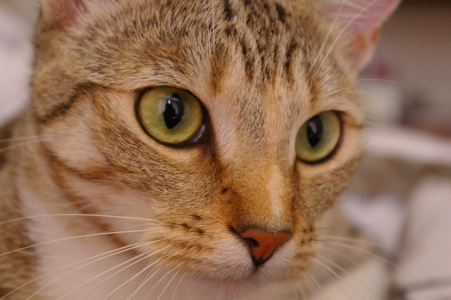
#> input picture skimage.data.chelsea(), 451 x 300 px
$ jupyter execute --allow-errors 'AFS Studying.ipynb'   (shell and % lines are left out)
#> lines starting #> are read from the running program, lines starting #| are printed output that depends on the picture; after the words box and inside, x2 and y2 are one past the last pixel; in counts of white or black regions, pixels touching at a corner belong together
In Python, images are just numpy arrays

# Computer Vision

[cell 1]
import numpy as np
import matplotlib.pyplot as plt

random_image = np.random.random([500,500])
plt.imshow(random_image, cmap = 'gray')
plt.colorbar();

# The semi-colon is crucial here to get it to actually output!
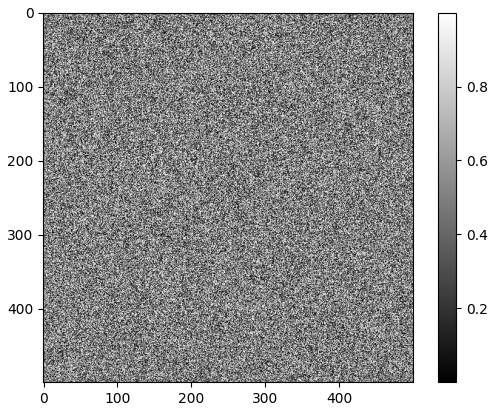
#> figure drawn by matplotlib, 2 panels

Images are just a collection of numbers. You can change these on a real image by playing with the values and edit images. Here is a demo which will show the scale of the image and also the shape of it.

[cell 2]
# Checking out a color image
from skimage import data
cat = data.chelsea()
#> cat is the input picture: shape (300, 451, 3); mean R, G, B 147.7, 111.4, 86.8

print(f'Shape: {cat.shape}')
#| Shape: (300, 451, 3)
print("Values min/max", cat.min(), cat.max())
#| Values min/max 0 231
plt.imshow(cat)

Pay attention to the 3 in the shape. These signify a the red, blue and green layers. Editing the values in these arrays should edit the image. Let’s put this to the test. Lets draw a square on the image.

[cell 3]
# Drawing a red square on the image
cat[10:110,10:110,:] = [255,0,0] #{red,green,blue}
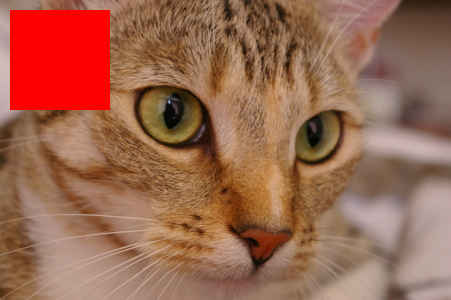
#> cat: shape (300, 451, 3); 7.39% of pixels changed, all inside (x1, y1, x2, y2) = (10, 10, 110, 110)
plt.imshow(cat)

Learning to upload images from your system to a python environment is essential and can be done using the following code

[cell 4]
from skimage import io
image = io.imread('Trump.jpeg')
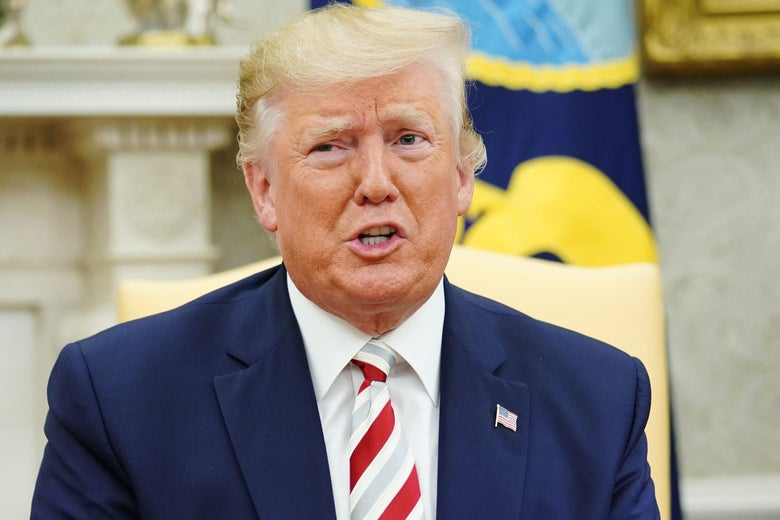
#> input picture Python Learning Files/Trump.jpeg, 780 x 520 px, found by its file name
#> image is the input picture: shape (520, 780, 3); mean R, G, B 146.2, 138.9, 127.1
# Image path here represents your own image path file

4. Converting images to greyscale
Most of the time image processing is less complex on grayscale images, in lay man terms Black and white images. Skimage can convert a colored(red, blue, green) image to a grayscale images in the following way:

[cell 5]
from skimage.color import rgb2gray

gray_image = rgb2gray(image)
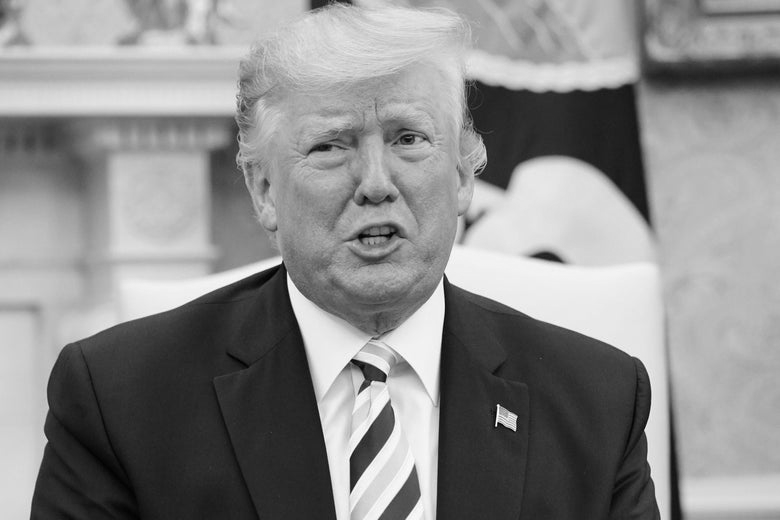
#> gray_image: shape (520, 780) float64; min 0.00339, max 0.999, mean 0.547
plt.imshow(gray_image, cmap = 'gray');

A very crucial element in object detection and localization in an image is the ability to detect its edges. Lets take this image of a man operating a camera.

skimage filters and blurs this image to not go into much detail but find the outline of the man. This is called pixelation.

[cell 6]
# Code for smooth pixelation

from skimage import filters, img_as_float
import scipy.ndimage as ndi

# Convolution step(Like in CNN's)
# We don't have the kernel weight, so can't run.
#> (the rest of this cell did not finish here and is left out)

Using sobel filteration from the filter, the edges of this image can be easily found. Use the code below:

#> (a cell that did not finish here is left out)

#### Image segmentation tutorial

[cell 8]
# Import required libraries
from skimage.color import rgb2gray
import numpy as np
import cv2
import matplotlib.pyplot as plt
from scipy import ndimage

[cell 9]
# Read Downloaded image and plot it
image = plt.imread('1.jpeg')
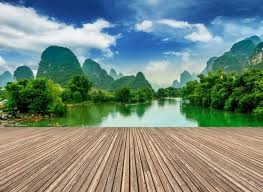
#> input picture Python Learning Files/1.jpeg, 263 x 192 px, found by its file name
#> image is the input picture: shape (192, 263, 3); mean R, G, B 117.1, 137.1, 125.4
image.shape
plt.imshow(image)

It is a three-channel image (RGB). We need to convert it into grayscale so that we only have a single channel. Doing this will also help us get a better understanding of how the algorithm works.

[cell 10]
gray = rgb2gray(image)
plt.imshow(gray, cmap = 'gray')

Now, we want to apply a certain threshold to this image. This threshold should separate the image into two parts – the foreground and the background. Before we do that, let’s quickly check the shape of this image:

[cell 11]
gray.shape
#> Out = (192, 263)

The height and width of the image is 192 and 263 respectively. We will take the mean of the pixel values and use that as a threshold. If the pixel value is more than our threshold, we can say that it belongs to an object. If the pixel value is less than the threshold, it will be treated as the background. Let’s code this:

[cell 12]
gray_r =gray.reshape(gray.shape[0]*gray.shape[1])
for i in range(gray_r.shape[0]):
    if gray_r[i] > gray_r.mean():
        gray_r[i] = 1
    else:
        gray_r[i] = 0
gray = gray_r.reshape(gray.shape[0],gray.shape[1])
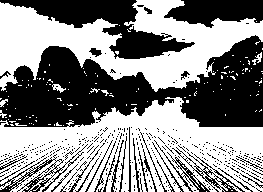
#> gray: shape (192, 263) float64; values 0 (black) and 1 (white), 53.8% white; 427 black regions (395 under 20 px), largest, box (x1, y1, x2, y2) and area: (0, 35, 263, 127) 13431, (0, 0, 195, 59) 4067, (164, 0, 263, 28) 1921
plt.imshow(gray, cmap = 'gray')

[cell 13]
# We just fiddle around with the ifelse statements to apply more decision thesholds
# Below we've got four segments instead of 2
gray = rgb2gray(image)
gray_r =gray.reshape(gray.shape[0]*gray.shape[1])
for i in range(gray_r.shape[0]):
    if gray_r[i] > gray_r.mean():
        gray_r[i] = 3
    elif gray_r[i] > 0.5:
        gray_r[i] = 2
    elif gray_r[i] > 0.25:
        gray_r[i] = 1
    else:
        gray_r[i] = 0
gray = gray_r.reshape(gray.shape[0],gray.shape[1])
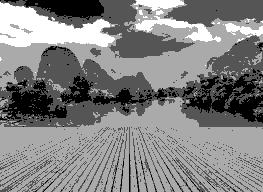
#> gray: shape (192, 263) float64; min 0, max 3, mean 1.53; drawn with min black and max white
plt.imshow(gray, cmap = 'gray')

Edge detection works by convolving these filters (sobel) over the given image

[cell 14]
image = plt.imread('index.png')
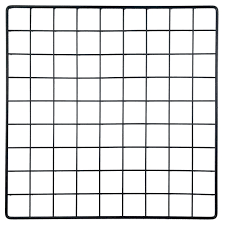
#> input picture Python Learning Files/index.png, 225 x 225 px, found by its file name
#> image is the input picture: shape (225, 225, 4) float32; mean R, G, B, A 0.889, 0.891, 0.893, 1
plt.imshow(image)

[cell 15]
# Converting to greyscale
gray = rgb2gray(image)
#> gray: shape (225, 225) float32


# Defining the sobel filters
sobel_horizontal = np.array([np.array([1,2,1]), np.array([0,0,0]), np.array([-1,-2,-1])])
print(sobel_horizontal, 'is a kernel for detecting horizontal edges')

sobel_vertical = np.array([np.array([-1, 0, 1]), np.array([-2, 0, 2]), np.array([-1, 0, 1])])
print(sobel_vertical, 'is a kernel for detecting vertical edges')

Now, convolve this filter over the image using the convolve function of the ndimage package from scipy.

[cell 16]
out_h = ndimage.convolve(gray, sobel_horizontal, mode = 'reflect')
out_v = ndimage.convolve(gray, sobel_vertical, mode = 'reflect')
# Here mode determines how the input array is extended when the filter overlaps a border

Lets plot the results

[cell 17]
plt.imshow(out_h, cmap = 'gray')

[cell 18]
plt.imshow(out_v, cmap='gray')

Here, we are able to identify the horizontal as well as the vertical edges. There is one more type of filter that can detect both horizontal and vertical edges at the same time. This is called the laplace operator:

[cell 19]
kernel_laplace = np.array([np.array([1, 1, 1]), np.array([1, -8, 1]), np.array([1, 1, 1])])
print(kernel_laplace, 'is a laplacian kernel')

[cell 20]
out_l = ndimage.convolve(gray, kernel_laplace, mode='reflect')
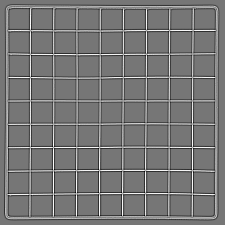
#> out_l: shape (225, 225) float32; min -4.95, max 5.72, mean -2.41e-09; drawn with min black and max white
plt.imshow(out_l, cmap='gray')

### Image Detection with K-Means Clustering

[cell 21]
pic = plt.imread('1.jpeg')/255
print(pic.shape)
#| (192, 263, 3)
plt.imshow(pic)

It’s a 3-dimensional image of shape (192, 263, 3). For clustering the image using k-means, we first need to convert it into a 2-dimensional array whose shape will be (length*width, channels). In our example, this will be (192*263, 3).

[cell 22]
pic_n = pic.reshape(pic.shape[0]*pic.shape[1], pic.shape[2])
pic_n.shape
#> Out = (50496, 3)

We can see that the image has been converted to a 2-dimensional array. Next, fit the k-means algorithm on this reshaped array and obtain the clusters. The cluster_centers_ function of k-means will return the cluster centers and labels_ function will give us the label for each pixel (it will tell us which pixel of the image belongs to which cluster).

[cell 23]
from sklearn.cluster import KMeans
kmeans = KMeans(n_clusters = 5, random_state=0).fit(pic_n)
pic2show = kmeans.cluster_centers_[kmeans.labels_]

# Notice, one of the central components (and weaknesses) of kmeans is the choosing of clusters.
# Here the user specifies 5.
# Cool that we just fit directly to the pic like this without any matrix or vectorization!

[cell 24]
cluster_pic = pic2show.reshape(pic.shape[0], pic.shape[1], pic.shape[2])
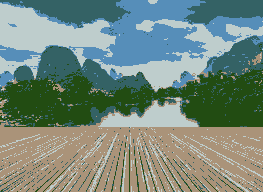
#> cluster_pic: shape (192, 263, 3) float64; mean R, G, B 0.459, 0.537, 0.491
plt.imshow(cluster_pic)

# Note Python indexing. It is 0, 1, 2 and not 1,2,3
# The number of clusters is a bias-variance challenge
